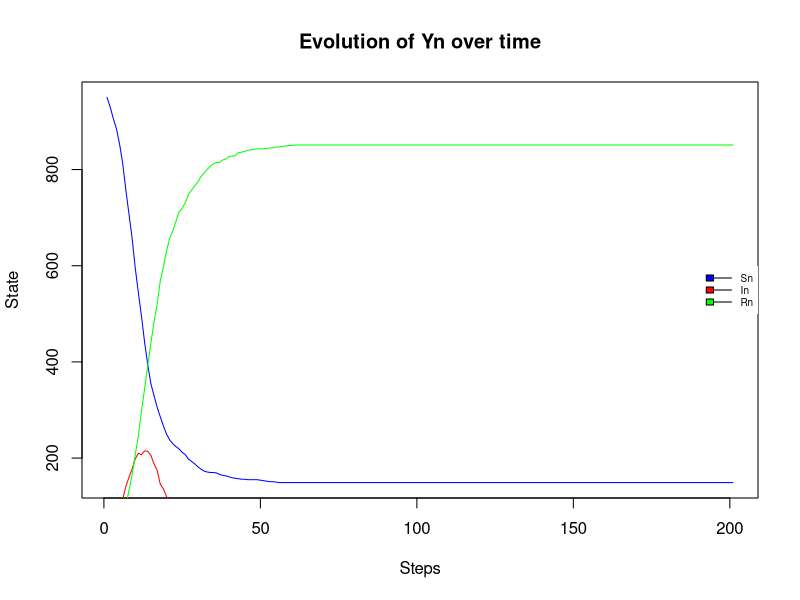

Recreate this plot in R.
# total population
t = 1000

# initial population in each state
Sn = 950
In = 50
Rn = 0

# initialize parameters
N = 200
beta = 0.5*In/t
gamma = 0.2
P = matrix(c(1-beta, beta, 0, 0, 1-gamma, gamma, 0, 0, 1), nrow = 3,byrow=TRUE)

# y is an array to keep the results
# each column contains Sn, In and Rn for 1 step
y = matrix('numeric', nrow = 3, ncol = 0)
y = cbind(y, c(Sn, In, Rn))

for (n in 1:N) {
  InInc = min(Sn, rbinom(1, Sn, beta))
  RnInc = min(In, rbinom(1,In,gamma))
  
  In = In + InInc
  Sn = Sn - InInc

  Rn = Rn + RnInc
  In = In - RnInc
  
  # add result to array
  y = cbind(y, c(Sn, In, Rn))
  
  # update beta and matrix
  beta = 0.5*In/t
  P = matrix(c(1-beta, beta, 0, 0, 1-gamma, gamma, 0, 0, 1), nrow = 3,byrow=TRUE)
}

print(y[,N])
x = 1:length(y[1,])

# plots
text = c("Sn","In", "Rn")
plot(x, y[1,], type = "l", col = "blue", cex.lab = 1, cex.axis = 1, xlab ="Steps", ylab = "State", main = "Evolution of Yn over time")
lines(x, y[2,], col="red", type = "l")
lines(x, y[3,], col="green", type = "l")
legend("right",
       legend = text,
       fill=c("blue","red", "green"),
       lty = 1,
       cex = 0.6,
       box.lty=0
)